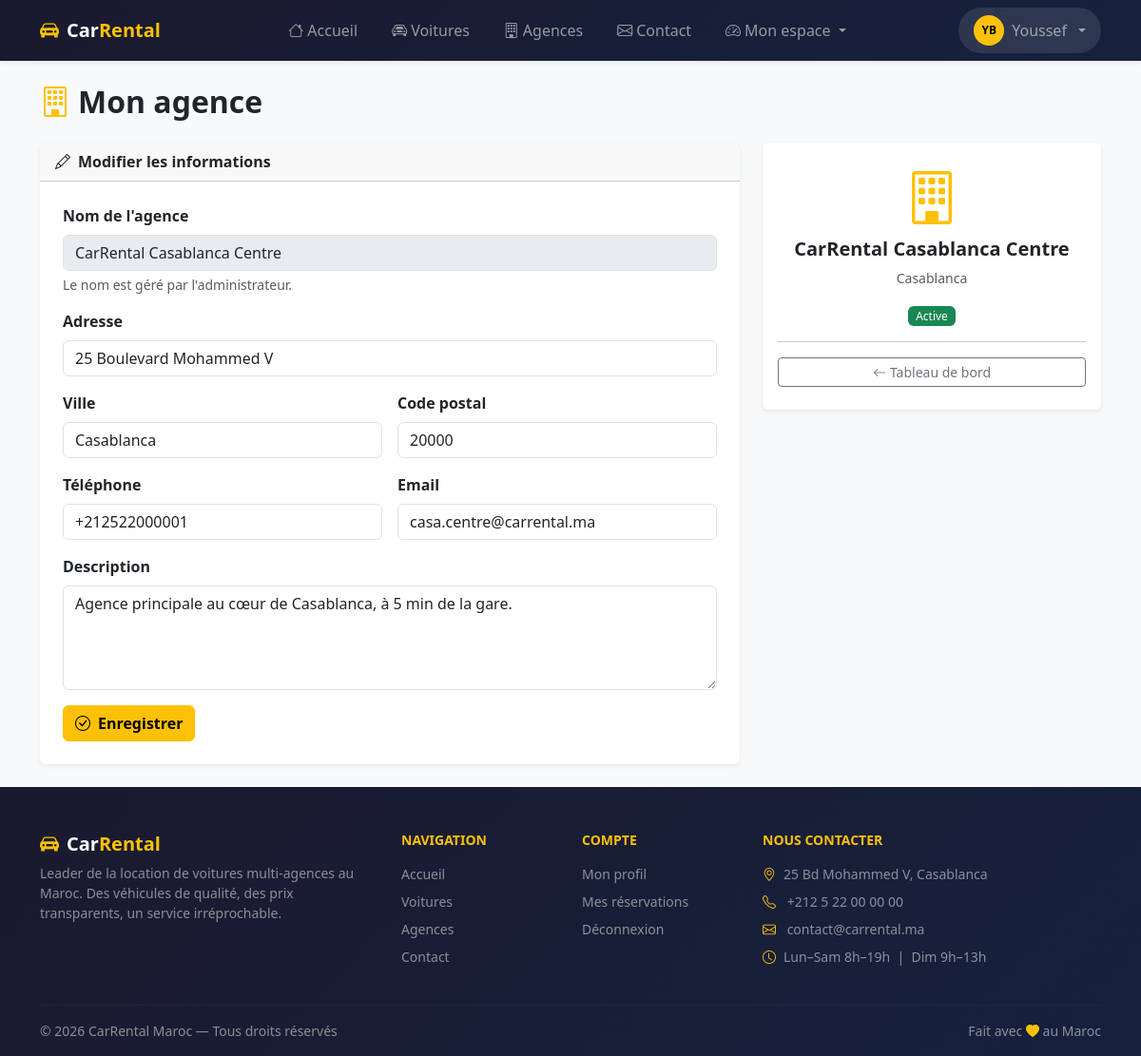
/manager/agency (signed in), run on the app's committed database.
### tables this page shows
CREATE TABLE agencies (
    id          INT UNSIGNED    NOT NULL AUTO_INCREMENT,
    manager_id  INT UNSIGNED    NULL,
    nom         VARCHAR(150)    NOT NULL,
    adresse     VARCHAR(255)    NOT NULL,
    ville       VARCHAR(100)    NOT NULL,
    code_postal VARCHAR(10)     NULL,
    pays        VARCHAR(100)    NOT NULL DEFAULT 'Maroc',
    telephone   VARCHAR(20)     NULL,
    email       VARCHAR(191)    NULL,
    description TEXT            NULL,
    logo        VARCHAR(255)    NULL,
    actif       TINYINT(1)      NOT NULL DEFAULT 1,
    created_at  TIMESTAMP       NOT NULL DEFAULT CURRENT_TIMESTAMP,
    updated_at  TIMESTAMP       NOT NULL DEFAULT CURRENT_TIMESTAMP
                                ON UPDATE CURRENT_TIMESTAMP,
    PRIMARY KEY (id),
    UNIQUE KEY uq_agencies_email (email),
    INDEX idx_agencies_ville (ville),
    INDEX idx_agencies_actif (actif),
    CONSTRAINT fk_agencies_manager
        FOREIGN KEY (manager_id) REFERENCES users (id)
        ON DELETE SET NULL ON UPDATE CASCADE
);

### app/Controllers/AgencyController.php (called while the page is built, shortened)
<?php
class AgencyController extends Controller
{
    private Agency $agencyModel;
    public function __construct()
    {
        $this->agencyModel = new Agency();
    }
    public function managerEdit(): void
    {
        $agency = $this->agencyModel->findByManager($this->authId());
        $this->render('agencies/edit', ['agency' => $agency, 'managers' => []]);
    }
}

### core/App.php (called while the page is built, shortened)
<?php
class App
{
    private Router $router;
    public function __construct()
    {
        $this->router = new Router();
    }
    public function run(): void
    {
        $this->router->dispatch(
            $_SERVER['REQUEST_METHOD'],
            $_SERVER['REQUEST_URI']
        );
    }
}

### public/index.php (called while the page is built, shortened)
<?php
$config = require BASE_PATH . '/config/app.php';
(new \App\Core\App())->run();

### core/Database.php (called while the page is built, shortened)
<?php
class Database
{
    private static ?PDO $instance = null;
    public static function getInstance(): PDO
    {
        if (self::$instance === null) {
            $config = require BASE_PATH . '/config/database.php';
            $dsn = sprintf(
                'mysql:host=%s;port=%s;dbname=%s;charset=utf8mb4',
                $config['host'],
                $config['port'] ?? 3306,
                $config['database']
            );
            try {
                self::$instance = new PDO($dsn, $config['username'], $config['password'], [
                    PDO::ATTR_ERRMODE            => PDO::ERRMODE_EXCEPTION,
                    PDO::ATTR_DEFAULT_FETCH_MODE => PDO::FETCH_ASSOC,
                    PDO::ATTR_EMULATE_PREPARES   => false,
                ]);
            } catch (PDOException $e) {
                error_log('[DB] ' . $e->getMessage());
                http_response_code(500);
                die('Erreur de connexion à la base de données.');
            }
        }
        return self::$instance;
    }
}

### core/Model.php (called while the page is built, shortened)
<?php
abstract class Model
{
    protected PDO    $db;
    protected string $table    = '';
    public function __construct()
    {
        $this->db = Database::getInstance();
    }
    public function findBy(string $column, mixed $value): array|false
    {
        $stmt = $this->db->prepare(
            "SELECT * FROM `{$this->table}` WHERE `{$column}` = ? LIMIT 1"
        );
        $stmt->execute([$value]);
        return $stmt->fetch();
    }
}

### app/Models/Agency.php (called while the page is built, shortened)
<?php
class Agency extends Model
{
    public function findByManager(int $managerId): array|false
    {
        return $this->findBy('manager_id', $managerId);
    }
}

### app/Views/agencies/edit.php (the view, shortened to what this page needs)
<h2 class="fw-bold mb-4"><i class="bi bi-building text-warning me-2"></i>Mon agence</h2>
<div class="row g-4">
    <div class="col-md-8">
        <div class="card shadow-sm">
            <div class="card-header fw-bold"><i class="bi bi-pencil me-2"></i>Modifier les informations</div>
            <div class="card-body p-4">
                <form method="POST" action="/manager/agency">
                    <div class="row g-3">
                        <div class="col-12">
                            <label class="form-label fw-bold">Nom de l'agence</label>
                            <input type="text" class="form-control" value="<?= htmlspecialchars($agency['nom']) ?>" disabled>
                            <div class="form-text">Le nom est géré par l'administrateur.</div>
                        </div>
                        <div class="col-12">
                            <label class="form-label fw-bold">Adresse</label>
                            <input type="text" name="adresse" class="form-control" value="<?= htmlspecialchars($agency['adresse']) ?>">
                        </div>
                        <div class="col-6">
                            <label class="form-label fw-bold">Ville</label>
                            <input type="text" name="ville" class="form-control" value="<?= htmlspecialchars($agency['ville']) ?>">
                        </div>
                        <div class="col-6">
                            <label class="form-label fw-bold">Code postal</label>
                            <input type="text" name="code_postal" class="form-control" value="<?= htmlspecialchars($agency['code_postal'] ?? '') ?>">
                        </div>
                        <div class="col-6">
                            <label class="form-label fw-bold">Téléphone</label>
                            <input type="tel" name="telephone" class="form-control" value="<?= htmlspecialchars($agency['telephone'] ?? '') ?>">
                        </div>
                        <div class="col-6">
                            <label class="form-label fw-bold">Email</label>
                            <input type="email" name="email" class="form-control" value="<?= htmlspecialchars($agency['email'] ?? '') ?>">
                        </div>
                        <div class="col-12">
                            <label class="form-label fw-bold">Description</label>
                            <textarea name="description" class="form-control" rows="4"><?= htmlspecialchars($agency['description'] ?? '') ?></textarea>
                        </div>
                        <div class="col-12">
                            <button type="submit" class="btn btn-warning fw-bold">
                                <i class="bi bi-check-circle me-2"></i>Enregistrer
                            </button>
                        </div>
                    </div>
                </form>
            </div>
        </div>
    </div>
    <div class="col-md-4">
        <div class="card shadow-sm">
            <div class="card-body text-center py-4">
                <i class="bi bi-building display-4 text-warning"></i>
                <h5 class="fw-bold mt-2"><?= htmlspecialchars($agency['nom']) ?></h5>
                <p class="text-muted small"><?= htmlspecialchars($agency['ville']) ?></p>
                <span class="badge bg-<?= $agency['actif'] ? 'success' : 'secondary' ?>">
                    <?= $agency['actif'] ? 'Active' : 'Inactive' ?>
                </span>
                <hr>
                <a href="/manager/dashboard" class="btn btn-outline-secondary btn-sm w-100">
                    <i class="bi bi-arrow-left me-1"></i>Tableau de bord
                </a>
            </div>
        </div>
    </div>
</div>

### core/Router.php (shortened to what this page needs)
<?php
class Router
{
    private array $routes = [];
    private function add(string $method, string $path, string $controller, string $action): void
    {
        $this->routes[] = [
            'method'     => $method,
            'pattern'    => $this->pathToRegex($path),
            'controller' => $controller,
            'action'     => $action,
            'params'     => $this->extractParamNames($path),
        ];
    }
    public function dispatch(string $method, string $uri): void
    {
        $uri = '/' . trim(strtok($uri, '?'), '/');
        foreach ($this->routes as $route) {
            if ($route['method'] !== $method) continue;
            if (preg_match($route['pattern'], $uri, $matches)) {
                $params = $this->extractParams($route['params'], $matches);
                $this->call($route['controller'], $route['action'], $params);
                return;
            }
        }
    }
    private function call(string $fqcn, string $action, array $params): void
    {
        $controller = new $fqcn();
        call_user_func_array([$controller, $action], $params);
    }
    private function pathToRegex(string $path): string
    {
        $pattern = preg_replace('/\{[a-z_]+\}/', '([0-9]+)', $path);
        return '#^' . $pattern . '$#';
    }
    private function extractParamNames(string $path): array
    {
        preg_match_all('/\{([a-z_]+)\}/', $path, $matches);
        return $matches[1];
    }
    private function extractParams(array $names, array $matches): array
    {
        $params = [];
        return array_values($params);
    }
}

### public/assets/css/app.css (style rules this page uses)
:root { --cr-yellow: #FFC107; --cr-dark: #212529; }
body { background-color: #f8f9fa; }
a { color: var(--cr-yellow); }
.badge { font-weight: 500; }
.btn-warning { color: #000; }
.card { border: none; }

### data on the page
agencies: nom "CarRental Casablanca Centre", adresse "25 Boulevard Mohammed V", ville "Casablanca", code_postal "20000", telephone "+212522000001", email "casa.centre@carrental.ma", description "Agence principale au cœur de Casablanca, à 5 min de la gare."
